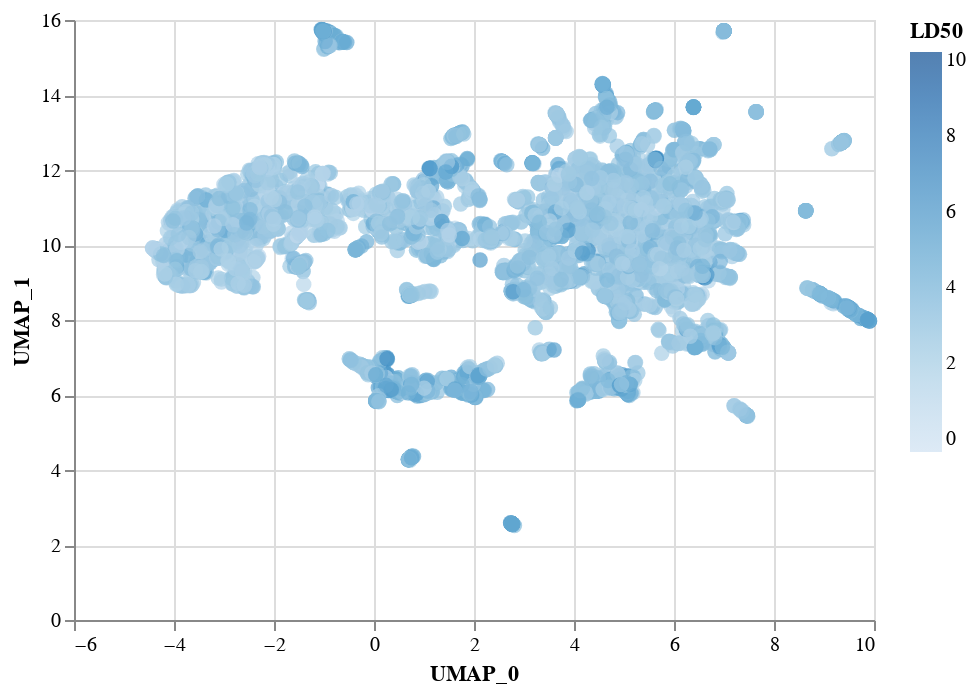

Notebook cell for this chart:
### Markdown cell above
### Do any clusters in UMAP space seem to exhibit high toxicity?

### Code cell
alt.Chart(dataset[['UMAP_0', 'UMAP_1', 'LD50']]).mark_circle(size=60).encode(
    x='UMAP_0',
    y='UMAP_1',
    color='LD50:Q',
)

### Figure 1 — Vega-Lite specification as saved in the notebook (floating-point values rounded to 4 significant figures; data arrays with more than 128 entries replaced by an {"elided": "..."} marker saying what was removed)
{"config": {"view": {"continuousWidth": 400, "continuousHeight": 300}}, "data": {"name": "data-e976b695803131abb9fc5cd25eb387c0"}, "mark": {"type": "circle", "size": 60}, "encoding": {"color": {"type": "quantitative", "field": "LD50"}, "x": {"type": "quantitative", "field": "UMAP_0"}, "y": {"type": "quantitative", "field": "UMAP_1"}}, "$schema": "https://vega.github.io/schema/vega-lite/v4.8.1.json", "datasets": {"data-e976b695803131abb9fc5cd25eb387c0": {"elided": "7342 records"}}}
